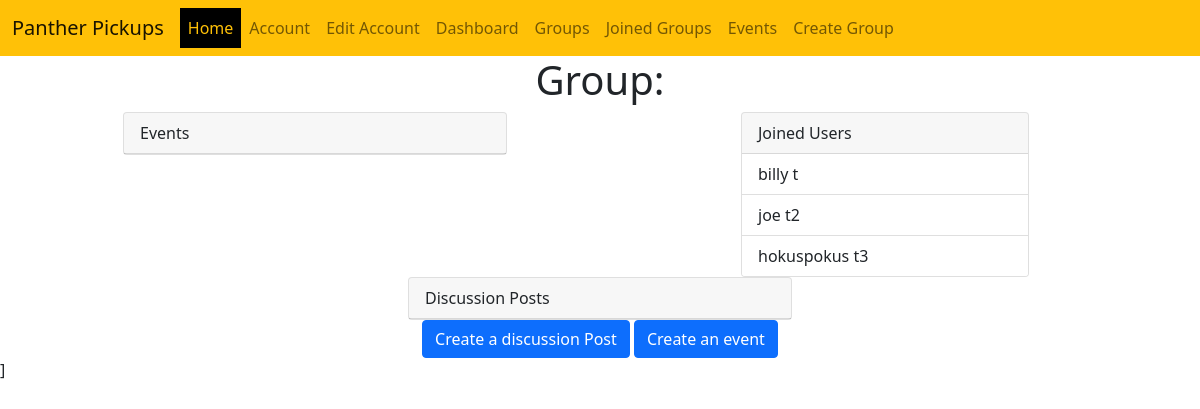
/groupEventsPage/1/, run on an earlier commit of the app's database.
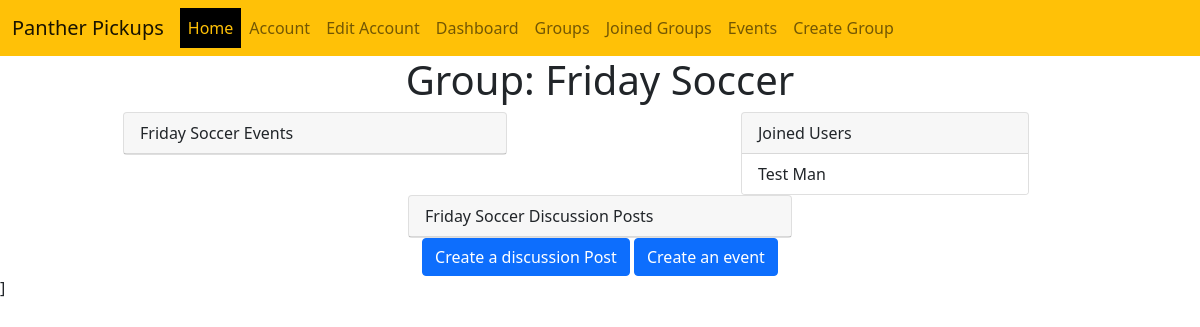
And on a later commit of the database.
### Group3Capstone/models.py (models this page shows, shortened)
class User(models.Model):
    User_ID = models.BigAutoField(primary_key=True)
    User_Password = models.CharField(max_length=20, blank=True)
    User_FName = models.CharField(max_length=40, null=True)
    User_LName = models.CharField(max_length=40, null=True)
    User_DOB = models.DateField(auto_now=False, auto_now_add=False, null=True)
    User_Address = models.CharField(max_length=100, null=True)
    User_Phone = models.CharField(max_length=12, null=True)
    UserName = models.CharField(max_length=40, null=True)
    User_Email = models.CharField(max_length=40, null=True)
    Account_type = models.CharField(max_length=1, choices=AccountType.choices, default=AccountType.Administrator)

class Group(models.Model):
    Group_Id = models.BigAutoField(primary_key=True)
    Group_Name = models.CharField(max_length=20, unique=True, blank=True)
    Sport = models.ForeignKey(Sport, on_delete=models.CASCADE, null=True)
    Group_Description = models.CharField(max_length=256, null=True)
    Creator = models.ForeignKey(User, related_name='Group_Creator', on_delete=models.CASCADE, null=True)
    SpotsAvailable = models.IntegerField(null=True)
    Joined_Users = models.ManyToManyField('User', related_name='Joining_User')

### Group3Capstone/views.py (the view, shortened to what this page needs)
# urls.py: path('groupEventsPage/<group_id>/', views.GroupEventsPage.as_view(), name="GroupEventsPage"),
@method_decorator(csrf_exempt, name='dispatch')
class GroupEventsPage(View):
    def get(self, request, *args, **kwargs):
        id = kwargs['group_id']
        currGroup = Group.objects.get(Group_Id=id)
        users = currGroup.Joined_Users.all()
        groupPostArray = []
        allEvents = Event.objects.all()
        result = list(filter(lambda x: (x.Group == currGroup), allEvents))
        result = filter(lambda x: (x.Date > timezone.now()), result)
        try:
            groupPostArray = GroupPost.objects.get(Group=currGroup)
        except GroupPost.DoesNotExist:
            return render(request, "groupEventsPage.html",
                          {"group": currGroup, "events": result, "users": users, "posts": groupPostArray})
        return render(request, "groupEventsPage.html", {"group": currGroup, "events": result, "users": users, "posts": groupPostArray })

### Group3Capstone/templates/groupEventsPage.html (shortened to what this page needs)
<!DOCTYPE html>
<html lang="en">
<head>
    {% load static %}
    <link rel="stylesheet" href="{% static 'Group3Capstone/css/bootstrap.min.css' %}">
    <link rel="stylesheet" href="{% static 'Group3Capstone/css/bootstrap.css' %}">
    <link rel="stylesheet" href="{% static 'Group3Capstone/css/groupEventPage.scss' %}">
<body>
<nav class="navbar navbar-expand-lg navbar-light bg-warning">
    <div class="container-fluid">
        <a class="navbar-brand" href="#">Panther Pickups</a>
        <div class="collapse navbar-collapse" id="navbarText">
            <ul class="navbar-nav me-auto mb-2 mb-lg-0">
                <li class="nav-item">
                    <a class="nav-link active bg-black text-warning" aria-current="page" href="/">Home</a>
                </li>
                <li class="nav-item">
                    <a class="nav-link" href="/account/">Account</a>
                </li>
                <li class="nav-item">
                    <a class="nav-link" href="/editaccount/">Edit Account</a>
                </li>
                <li class="nav-item">
                    <a class="nav-link border-dark" href="/dashboard/">Dashboard</a>
                </li>
                <li class="nav-item">
                    <a class="nav-link" href="/groups/">Groups</a>
                </li>
                <li class="nav-item">
                    <a class="nav-link border-dark" href="/joinedgroups/">Joined Groups</a>
                </li>
                <li class="nav-item">
                    <a class="nav-link" href="/events/">Events</a>
                </li>
                <li class="nav-item">
                    <a class="nav-link border-dark" href="/createGroupPage/">Create Group</a>
                </li>
            </ul>
        </div>
    </div>
</nav>
<div class="page-header text-center">
    <h1>
        Group: {{ group.Group_Name }}
    </h1>
</div>
<div class="container">
    <div class="row">
        <div class="col-lg-6 ">
            <div class="card mx-auto" style="width: 24rem;">
                <div class="card-header">
                    {{ group.Group_Name }} Events
                </div>
            </div>
        </div>
        <div class="col-lg-6 ">
            <div class="card mx-auto" style="width: 18rem;">
                <div class="card-header">
                    Joined Users
                </div>
                <ul class="list-group list-group-flush">
                    {% for i in users %}
                        <li class="list-group-item"> {{ i.User_FName }} {{ i.User_LName }}</li>
                    {% endfor %}
                </ul>
            </div>
        </div>
    </div>
</div>
<div class="container">
    <div class="row">
        <div class="col-lg-12 ">
            <div class="card mx-auto" style="width: 24rem;">
                <div class="card-header">
                    {{ group.Group_Name }} Discussion Posts
                </div>
            </div>
        </div>
    </div>
</div>
<div class="container mx-auto">
    <div class="row">
        <div class="col-lg-6 mx-auto text-center">
            <button type="button mx-auto" class="btn btn-primary " data-bs-toggle="modal"
                    data-bs-target="#createGroupPost">
                Create a discussion Post
            </button>
            <button type="button mx-auto" class="btn btn-primary " data-bs-toggle="modal"
                    data-bs-target="#createEventModal">
                Create an event
            </button>
        </div>
    </div>
</div>
</body>
</html>]

What changed in the data, as far as the page shows it:
no longer on this page (row edited): User: User_FName "billy", User_LName "t"
no longer on this page (row edited): User: User_FName "hokuspokus", User_LName "t3"
now on this page (row edited): Group: Group_Name "Friday Soccer"
changed User: User_FName "joe" → "Test"; User_LName "t2" → "Man"
